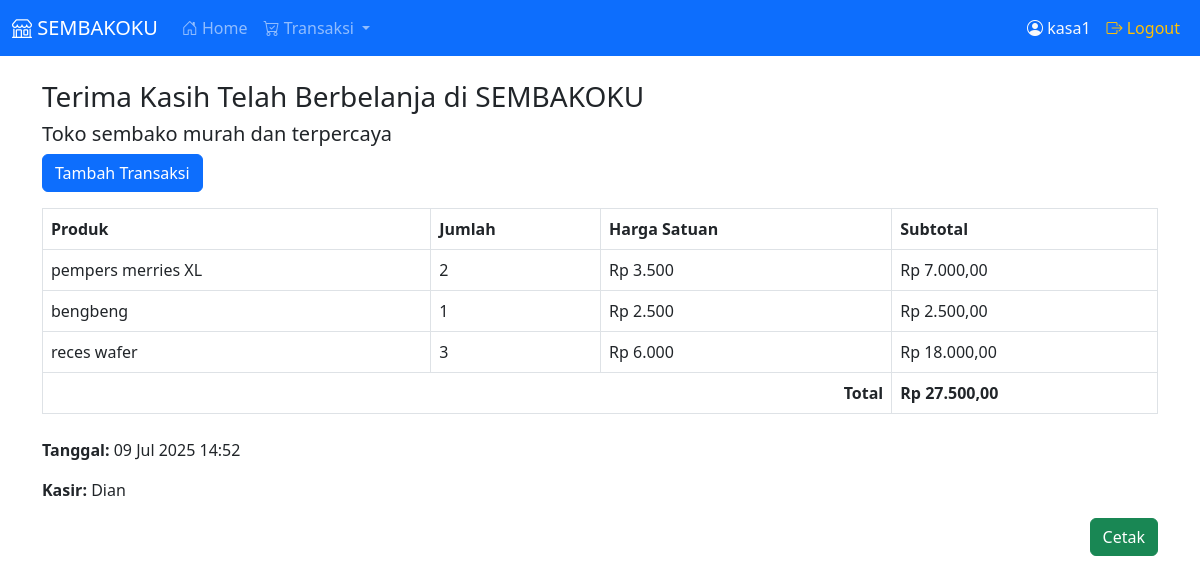
Screenshot of /kasir/transaksi/cetak/ (signed in) with the database file from the repository.
### app/models.py (models this page shows, shortened)
class ItemTransaksi(models.Model):
    transaksi = models.ForeignKey(Transaksi, on_delete=models.CASCADE)
    produk = models.ForeignKey(Produk, on_delete=models.CASCADE)
    jumlah = models.IntegerField()
    subtotal = models.DecimalField(max_digits=12, decimal_places=2, default=0)

class Produk(models.Model):
    nama = models.CharField(max_length=100)
    stok = models.IntegerField()
    harga = models.DecimalField(max_digits=10, decimal_places=0)

class Transaksi(models.Model):
    tanggal = models.DateTimeField(auto_now_add=True)
    total = models.DecimalField(max_digits=12, decimal_places=2)
    kasir = models.ForeignKey(User, on_delete=models.CASCADE, default=1)

### app/views.py (the view)
# urls.py: path('kasir/transaksi/cetak/', views.cetak_transaksi, name='cetak_transaksi'),
@login_required
@user_passes_test(is_kasir)
def cetak_transaksi(request):
    transaksi = Transaksi.objects.last()
    items = ItemTransaksi.objects.filter(transaksi=transaksi)
    return render(request, 'kasir/cetak_transaksi.html', {
        'transaksi': transaksi,
        'items': items
    })

### app/views.py (called while the page is built)
def is_kasir(user):
    return user.groups.filter(name='Kasir').exists()

### app/templates/kasir/cetak_transaksi.html (shortened to what this page needs)
{% extends 'base.html' %}
{% load humanize %}
{% block content %}
<h3>Terima Kasih Telah Berbelanja di SEMBAKOKU</h3>
<h5>Toko sembako murah dan terpercaya</h5>
<a href="{% url 'tambah_transaksi' %}" class="btn btn-primary mb-3 no-print">Tambah Transaksi</a>
<table class="table table-bordered">
  <thead>
    <tr>
      <th>Produk</th>
      <th>Jumlah</th>
      <th>Harga Satuan</th>
      <th>Subtotal</th>
    </tr>
  </thead>
  <tbody>
    {% for item in items %}
    <tr>
      <td>{{ item.produk.nama }}</td>
      <td>{{ item.jumlah }}</td>
      <td>Rp {{ item.produk.harga|intcomma }}</td>
      <td>Rp {{ item.subtotal|intcomma }}</td>
    </tr>
    {% endfor %}
    <tr>
      <td colspan="3" class="text-end"><strong>Total</strong></td>
      <td><strong>Rp {{ transaksi.total|intcomma }}</strong></td>
    </tr>
  </tbody>
</table>
<div class="mt-4">
  <p><strong>Tanggal:</strong> {{ transaksi.tanggal|date:"d M Y H:i" }}</p>
  <p><strong>Kasir:</strong> {{ transaksi.kasir.username }}</p>
</div>
<div class="d-flex justify-content-end no-print">
  <button class="btn btn-success" onclick="window.print()">Cetak</button>
</div>
{% endblock %}

### app/templates/partials/navbar.html (shortened to what this page needs)
<nav class="navbar navbar-expand-lg navbar-dark bg-primary">
  <div class="container-fluid">
    <a class="navbar-brand" href="#">
      <i class="bi bi-shop"></i> SEMBAKOKU
    </a>
    <div class="collapse navbar-collapse" id="navbarNav">
      <ul class="navbar-nav me-auto">
        {% if request.user.is_authenticated %}
          {% if request.user.groups.first.name == "Kasir" %}
            <li class="nav-item">
              <a class="nav-link" href="{% url 'home_kasir' %}">
                <i class="bi bi-house-door"></i> Home
              </a>
            </li>
            <li class="nav-item dropdown">
              <a
                class="nav-link dropdown-toggle"
                href="#"
                data-bs-toggle="dropdown"
              >
                <i class="bi bi-cart-check"></i> Transaksi
              </a>
            </li>
          {% endif %}
        {% endif %}
      </ul>
      <ul class="navbar-nav ms-auto">
        {% if request.user.is_authenticated %}
          <li class="nav-item">
            <a class="nav-link text-light">
              <i class="bi bi-person-circle"></i>
              {{ request.user.username }}
            </a>
          </li>
          <li class="nav-item">
            <a class="nav-link text-warning" href="{% url 'logout' %}">
              <i class="bi bi-box-arrow-right"></i> Logout
            </a>
          </li>
        {% else %}
          <li class="nav-item">
            <a class="nav-link" href="{% url 'login' %}">
              <i class="bi bi-box-arrow-in-right"></i> Login
            </a>
          </li>
        {% endif %}
      </ul>
    </div>
  </div>
</nav>

### rows the page displays
ItemTransaksi: produk.nama "pempers merries XL", jumlah "2", produk.harga "3.500", subtotal "7.000,00"
ItemTransaksi: produk.nama "bengbeng", jumlah "1", produk.harga "2.500", subtotal "2.500,00"
ItemTransaksi: produk.nama "reces wafer", jumlah "3", produk.harga "6.000", subtotal "18.000,00"

### other values shown
{{ request.user.username }} "kasa1"
